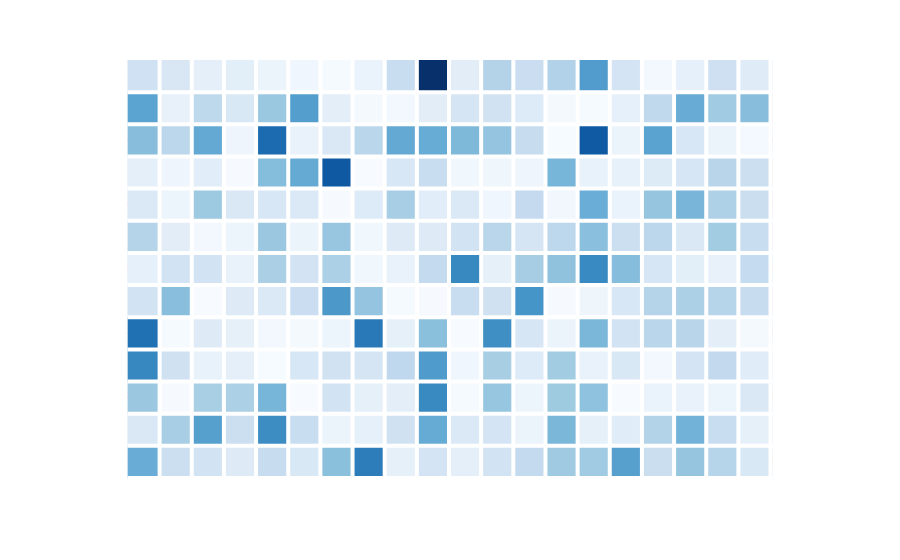

Notebook source saved alongside this figure:
### Code cell
import plotly.express as px
import plotly.graph_objects as go


key = jax.random.PRNGKey(0)
data=jax.random.normal(key, (13,20))
fig = px.imshow(np.abs(data), color_continuous_scale='Blues')
fig.update_layout(showlegend=False)
fig.update_xaxes(showticklabels=False, showgrid=True, gridwidth=10, gridcolor='LightPink')
fig.update_yaxes(showticklabels=False,  showgrid=True, gridwidth=1, gridcolor='LightPink')
fig.update_coloraxes(showscale=False)
for i in range(20):
    fig.add_vline(x= i + 0.5, line_width=4, line_color="white")
    
    if i > 12:
        continue
    fig.add_hline(y= i + 0.5, line_width=4, line_color="white")
    

fig.show()

### Figure 1 — Plotly figure (JSON) as saved in the notebook; plotly's stock layout.template omitted (floating-point values rounded to 4 significant figures; data arrays with more than 128 entries replaced by an {"elided": "..."} marker saying what was removed)
{"data": [{"coloraxis": "coloraxis", "hovertemplate": "x: %{x}<br>y: %{y}<br>color: %{z}<extra></extra>", "name": "0", "type": "heatmap", "xaxis": "x", "yaxis": "y", "z": {"elided": "13x20 float values"}}], "layout": {"coloraxis": {"colorscale": [[0, "rgb(247,251,255)"], [0.125, "rgb(222,235,247)"], [0.25, "rgb(198,219,239)"], [0.375, "rgb(158,202,225)"], [0.5, "rgb(107,174,214)"], [0.625, "rgb(66,146,198)"], [0.75, "rgb(33,113,181)"], [0.875, "rgb(8,81,156)"], [1, "rgb(8,48,107)"]], "showscale": false}, "margin": {"t": 60}, "shapes": [{"line": {"color": "white", "width": 4}, "type": "line", "x0": 0.5, "x1": 0.5, "xref": "x", "y0": 0, "y1": 1, "yref": "y domain"}, {"line": {"color": "white", "width": 4}, "type": "line", "x0": 0, "x1": 1, "xref": "x domain", "y0": 0.5, "y1": 0.5, "yref": "y"}, {"line": {"color": "white", "width": 4}, "type": "line", "x0": 1.5, "x1": 1.5, "xref": "x", "y0": 0, "y1": 1, "yref": "y domain"}, {"line": {"color": "white", "width": 4}, "type": "line", "x0": 0, "x1": 1, "xref": "x domain", "y0": 1.5, "y1": 1.5, "yref": "y"}, {"line": {"color": "white", "width": 4}, "type": "line", "x0": 2.5, "x1": 2.5, "xref": "x", "y0": 0, "y1": 1, "yref": "y domain"}, {"line": {"color": "white", "width": 4}, "type": "line", "x0": 0, "x1": 1, "xref": "x domain", "y0": 2.5, "y1": 2.5, "yref": "y"}, {"line": {"color": "white", "width": 4}, "type": "line", "x0": 3.5, "x1": 3.5, "xref": "x", "y0": 0, "y1": 1, "yref": "y domain"}, {"line": {"color": "white", "width": 4}, "type": "line", "x0": 0, "x1": 1, "xref": "x domain", "y0": 3.5, "y1": 3.5, "yref": "y"}, {"line": {"color": "white", "width": 4}, "type": "line", "x0": 4.5, "x1": 4.5, "xref": "x", "y0": 0, "y1": 1, "yref": "y domain"}, {"line": {"color": "white", "width": 4}, "type": "line", "x0": 0, "x1": 1, "xref": "x domain", "y0": 4.5, "y1": 4.5, "yref": "y"}, {"line": {"color": "white", "width": 4}, "type": "line", "x0": 5.5, "x1": 5.5, "xref": "x", "y0": 0, "y1": 1, "yref": "y domain"}, {"line": {"color": "white", "width": 4}, "type": "line", "x0": 0, "x1": 1, "xref": "x domain", "y0": 5.5, "y1": 5.5, "yref": "y"}, {"line": {"color": "white", "width": 4}, "type": "line", "x0": 6.5, "x1": 6.5, "xref": "x", "y0": 0, "y1": 1, "yref": "y domain"}, {"line": {"color": "white", "width": 4}, "type": "line", "x0": 0, "x1": 1, "xref": "x domain", "y0": 6.5, "y1": 6.5, "yref": "y"}, {"line": {"color": "white", "width": 4}, "type": "line", "x0": 7.5, "x1": 7.5, "xref": "x", "y0": 0, "y1": 1, "yref": "y domain"}, {"line": {"color": "white", "width": 4}, "type": "line", "x0": 0, "x1": 1, "xref": "x domain", "y0": 7.5, "y1": 7.5, "yref": "y"}, {"line": {"color": "white", "width": 4}, "type": "line", "x0": 8.5, "x1": 8.5, "xref": "x", "y0": 0, "y1": 1, "yref": "y domain"}, {"line": {"color": "white", "width": 4}, "type": "line", "x0": 0, "x1": 1, "xref": "x domain", "y0": 8.5, "y1": 8.5, "yref": "y"}, {"line": {"color": "white", "width": 4}, "type": "line", "x0": 9.5, "x1": 9.5, "xref": "x", "y0": 0, "y1": 1, "yref": "y domain"}, {"line": {"color": "white", "width": 4}, "type": "line", "x0": 0, "x1": 1, "xref": "x domain", "y0": 9.5, "y1": 9.5, "yref": "y"}, {"line": {"color": "white", "width": 4}, "type": "line", "x0": 10.5, "x1": 10.5, "xref": "x", "y0": 0, "y1": 1, "yref": "y domain"}, {"line": {"color": "white", "width": 4}, "type": "line", "x0": 0, "x1": 1, "xref": "x domain", "y0": 10.5, "y1": 10.5, "yref": "y"}, {"line": {"color": "white", "width": 4}, "type": "line", "x0": 11.5, "x1": 11.5, "xref": "x", "y0": 0, "y1": 1, "yref": "y domain"}, {"line": {"color": "white", "width": 4}, "type": "line", "x0": 0, "x1": 1, "xref": "x domain", "y0": 11.5, "y1": 11.5, "yref": "y"}, {"line": {"color": "white", "width": 4}, "type": "line", "x0": 12.5, "x1": 12.5, "xref": "x", "y0": 0, "y1": 1, "yref": "y domain"}, {"line": {"color": "white", "width": 4}, "type": "line", "x0": 0, "x1": 1, "xref": "x domain", "y0": 12.5, "y1": 12.5, "yref": "y"}, {"line": {"color": "white", "width": 4}, "type": "line", "x0": 13.5, "x1": 13.5, "xref": "x", "y0": 0, "y1": 1, "yref": "y domain"}, {"line": {"color": "white", "width": 4}, "type": "line", "x0": 14.5, "x1": 14.5, "xref": "x", "y0": 0, "y1": 1, "yref": "y domain"}, {"line": {"color": "white", "width": 4}, "type": "line", "x0": 15.5, "x1": 15.5, "xref": "x", "y0": 0, "y1": 1, "yref": "y domain"}, {"line": {"color": "white", "width": 4}, "type": "line", "x0": 16.5, "x1": 16.5, "xref": "x", "y0": 0, "y1": 1, "yref": "y domain"}, {"line": {"color": "white", "width": 4}, "type": "line", "x0": 17.5, "x1": 17.5, "xref": "x", "y0": 0, "y1": 1, "yref": "y domain"}, {"line": {"color": "white", "width": 4}, "type": "line", "x0": 18.5, "x1": 18.5, "xref": "x", "y0": 0, "y1": 1, "yref": "y domain"}, {"line": {"color": "white", "width": 4}, "type": "line", "x0": 19.5, "x1": 19.5, "xref": "x", "y0": 0, "y1": 1, "yref": "y domain"}], "showlegend": false, "xaxis": {"anchor": "y", "constrain": "domain", "domain": [0, 1], "gridcolor": "LightPink", "gridwidth": 10, "scaleanchor": "y", "showgrid": true, "showticklabels": false}, "yaxis": {"anchor": "x", "autorange": "reversed", "constrain": "domain", "domain": [0, 1], "gridcolor": "LightPink", "gridwidth": 1, "showgrid": true, "showticklabels": false}}}
